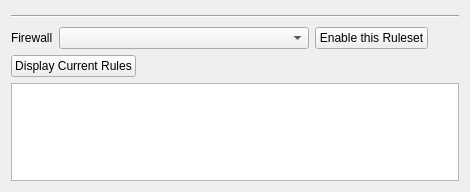
<?xml version="1.0" encoding="UTF-8"?>
<ui version="4.0">
 <class>FormFirewallRules</class>
 <widget class="QWidget" name="FormFirewallRules">
  <property name="geometry">
   <rect>
    <x>0</x>
    <y>0</y>
    <width>470</width>
    <height>192</height>
   </rect>
  </property>
  <property name="windowTitle">
   <string>Form</string>
  </property>
  <layout class="QVBoxLayout" name="verticalLayout">
   <item>
    <widget class="Line" name="line">
     <property name="sizePolicy">
      <sizepolicy hsizetype="Minimum" vsizetype="Minimum">
       <horstretch>0</horstretch>
       <verstretch>0</verstretch>
      </sizepolicy>
     </property>
     <property name="minimumSize">
      <size>
       <width>0</width>
       <height>10</height>
      </size>
     </property>
     <property name="orientation">
      <enum>Qt::Horizontal</enum>
     </property>
    </widget>
   </item>
   <item>
    <layout class="QHBoxLayout" name="horizontalLayout_2">
     <item>
      <widget class="QLabel" name="label">
       <property name="text">
        <string>Firewall</string>
       </property>
      </widget>
     </item>
     <item>
      <widget class="QComboBox" name="cbxFirewalls">
       <property name="minimumSize">
        <size>
         <width>250</width>
         <height>0</height>
        </size>
       </property>
      </widget>
     </item>
     <item>
      <widget class="QPushButton" name="btnEnableRuleset">
       <property name="text">
        <string>Enable this Ruleset</string>
       </property>
      </widget>
     </item>
     <item>
      <spacer name="horizontalSpacer">
       <property name="orientation">
        <enum>Qt::Horizontal</enum>
       </property>
       <property name="sizeHint" stdset="0">
        <size>
         <width>40</width>
         <height>20</height>
        </size>
       </property>
      </spacer>
     </item>
    </layout>
   </item>
   <item>
    <layout class="QHBoxLayout" name="horizontalLayout">
     <item>
      <widget class="QPushButton" name="btnCurrentRules">
       <property name="toolTip">
        <string/>
       </property>
       <property name="text">
        <string>Display Current Rules</string>
       </property>
      </widget>
     </item>
     <item>
      <spacer name="horizontalSpacer_3">
       <property name="orientation">
        <enum>Qt::Horizontal</enum>
       </property>
       <property name="sizeHint" stdset="0">
        <size>
         <width>40</width>
         <height>20</height>
        </size>
       </property>
      </spacer>
     </item>
    </layout>
   </item>
   <item>
    <widget class="QPlainTextEdit" name="edtCurrentRules"/>
   </item>
  </layout>
 </widget>
 <resources/>
 <connections>
  <connection>
   <sender>btnCurrentRules</sender>
   <signal>clicked()</signal>
   <receiver>FormFirewallRules</receiver>
   <slot>slotCurrentRules()</slot>
   <hints>
    <hint type="sourcelabel">
     <x>199</x>
     <y>61</y>
    </hint>
    <hint type="destinationlabel">
     <x>256</x>
     <y>218</y>
    </hint>
   </hints>
  </connection>
  <connection>
   <sender>btnEnableRuleset</sender>
   <signal>clicked()</signal>
   <receiver>FormFirewallRules</receiver>
   <slot>slotEnableRuleset()</slot>
   <hints>
    <hint type="sourcelabel">
     <x>383</x>
     <y>30</y>
    </hint>
    <hint type="destinationlabel">
     <x>256</x>
     <y>218</y>
    </hint>
   </hints>
  </connection>
 </connections>
 <slots>
  <slot>slotCurrentRules()</slot>
  <slot>slotEnableRuleset()</slot>
 </slots>
</ui>
